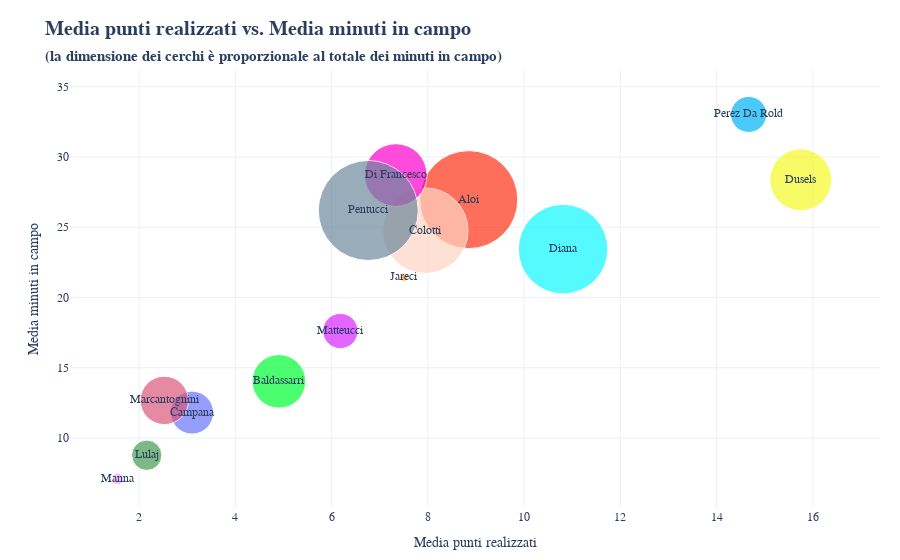

Notebook code cell kept with this figure:
### Code cell
# Punti realizzati per minuti in campo
import Stats

descrx = 'Media punti realizzati'
players = sorted(df['player'].unique())
x = [Stats.points(df,p) for p in players]

descry = 'Media minuti in campo'
y = [players_info[x]['time_on_field']/60.0 for x in players]

fig = Analytics.scatterChart(players, x, y, players_info, descrx, descry, size_on_time=True, show_bisector=False)
fig

### Figure 1 — Plotly figure (JSON) as saved in the notebook; plotly's stock layout.template omitted (floating-point values rounded to 4 significant figures)
{"data": [{"customdata": ["Partite giocate: 20<br>Minuti medi in campo: 27.0", "Partite giocate: 21<br>Minuti medi in campo: 14.0", "Partite giocate: 20<br>Minuti medi in campo: 11.8", "Partite giocate: 19<br>Minuti medi in campo: 24.8", "Partite giocate: 12<br>Minuti medi in campo: 28.7", "Partite giocate: 21<br>Minuti medi in campo: 23.4", "Partite giocate: 12<br>Minuti medi in campo: 28.4", "Partite giocate: 2<br>Minuti medi in campo: 21.4", "Partite giocate: 19<br>Minuti medi in campo: 8.8", "Partite giocate: 9<br>Minuti medi in campo: 7.1", "Partite giocate: 21<br>Minuti medi in campo: 12.7", "Partite giocate: 11<br>Minuti medi in campo: 17.6", "Partite giocate: 21<br>Minuti medi in campo: 26.2", "Partite giocate: 6<br>Minuti medi in campo: 33.0"], "hovertemplate": "<b>%{text}</b><br>Media punti realizzati: %{x:.1f}<br>Media minuti in campo: %{y:.1f}<br>%{customdata}", "marker": {"color": ["#FD3216", "#00FE35", "#6A76FC", "#FED4C4", "#FE00CE", "#0DF9FF", "#F6F926", "#FF9616", "#479B55", "#EEA6FB", "#DC587D", "#D626FF", "#6E899C", "#00B5F7"], "size": [98.05, 53.57, 42.94, 85.52, 62.65, 89.5, 61.92, 7.792, 30.3, 11.6, 48.4, 35.23, 100, 36.03]}, "mode": "markers+text", "name": "", "text": ["Aloi", "Baldassarri", "Campana", "Colotti", "Di Francesco", "Diana", "Dusels", "Jareci", "Lulaj", "Manna", "Marcantognini", "Matteucci", "Pentucci", "Perez Da Rold"], "type": "scatter", "x": [8.85, 4.905, 3.1, 7.947, 7.333, 10.81, 15.75, 7.5, 2.158, 1.556, 2.524, 6.182, 6.762, 14.67], "y": [26.97, 14.03, 11.81, 24.76, 28.72, 23.45, 28.38, 21.43, 8.773, 7.093, 12.68, 17.62, 26.2, 33.03]}], "layout": {"autosize": true, "font": {"family": "Arial"}, "margin": {"b": 30, "l": 70, "r": 20, "t": 70}, "showlegend": false, "title": {"font": {"size": 20, "weight": 700}, "text": "<b>Media punti realizzati vs. Media minuti in campo</b><br><span style=\"font-size: 15px;\">(la dimensione dei cerchi è proporzionale al totale dei minuti in campo)</span>"}, "xaxis": {"autorange": true, "range": [0.6763, 16.92], "title": {"text": "Media punti realizzati"}, "type": "linear"}, "yaxis": {"autorange": true, "range": [5.254, 35.55], "title": {"text": "Media minuti in campo"}, "type": "linear"}}}
